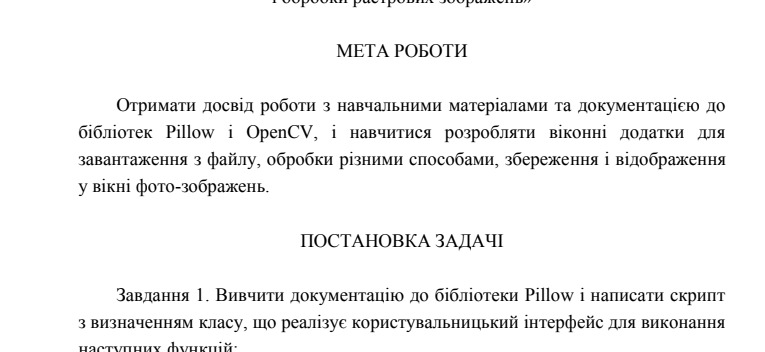
#> input picture пример для кода.jpg, 765 x 352 px; its folder holds only this picture in this run
$ python lab6_task1.py
#> lines starting #> are read from the running program, lines starting #| are printed output that depends on the picture
from tkinter.filedialog import askopenfile, asksaveasfile
from PIL import Image, ImageFilter

def process_image_pil():
    # Открываем файл в бинарном режиме используя диалог tkinter
    f = askopenfile(mode='rb', defaultextension=".jpg",
                    filetypes=(("Image files", "*.jpg"), ("All files", "*.*")))
#> the answer given: пример для кода.jpg
    if f is None:
        print("Error file open")  # Если файл не выбран
        return

    img = Image.open(f)  # Передаем объект файла
#> img is the input picture: PIL image 765x352 L; min 0, max 255, mean 243.2
    print("Original image size:", img.size)  # Получаем размер изображения
#| Original image size: (765, 352)
    print("Original image format:", img.format)  # Выводим формат изображения
#| Original image format: JPEG

    # 1. Поворот на 180 градусов
    img = img.rotate(180, expand=True)
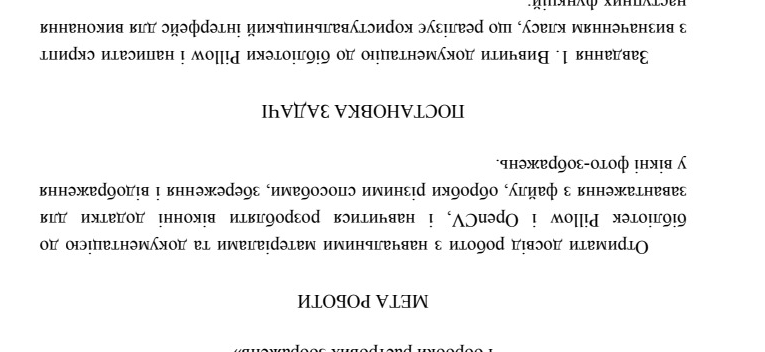
#> img: PIL image 765x352 L; min 0, max 255, mean 243.2

    # 2. Применение фильтра SMOOTH_MORE
    img = img.filter(ImageFilter.SMOOTH_MORE)
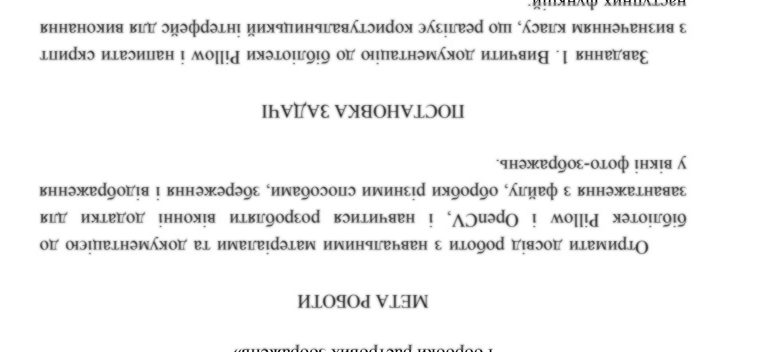
#> img: PIL image 765x352 L; min 0, max 255, mean 243.2

    # 3. Преобразование изображения в 32-битный формат с целыми числами
    img = img.convert("RGBA")
#> img: PIL image 765x352 RGBA

    # 4. Вставка изображения по центру
    img_width, img_height = img.size
#> img_width = 765; img_height = 352
    bg_width = img_width + 20  # Фон больше изображения на 20 пикселей по ширине
#> bg_width = 785
    bg_height = img_height + 20  # Фон больше изображения на 20 пикселей по высоте
#> bg_height = 372

    # Создаем фоновое изображение
    bg_img = Image.new('RGBA', (bg_width, bg_height), (255, 255, 255, 255))
#> bg_img: PIL image 785x372 RGBA; every value is 255

    # Вставляем изображение по центру фона
    position = ((bg_width - img_width) // 2, (bg_height - img_height) // 2)
#> position = (10, 10)
    bg_img.paste(img, position, img)
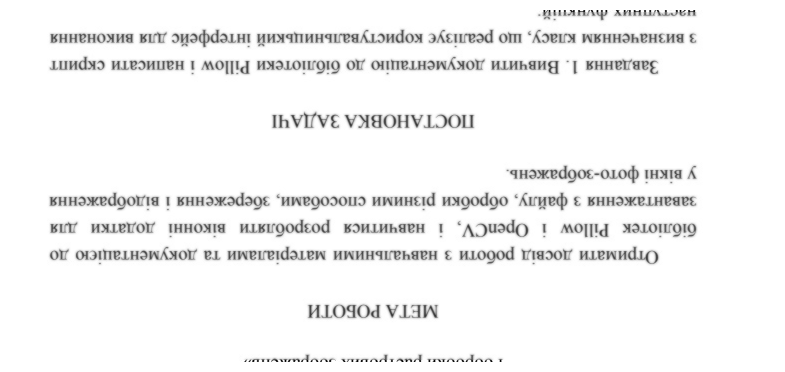
#> bg_img: PIL image 785x372 RGBA; mean R, G, B, A 244.1, 244.1, 244.1, 255

    # Отображаем результирующее изображение
    bg_img.show()

    # Сохраняем результирующее изображение
    save_path = asksaveasfile(defaultextension=".png",
                              filetypes=(("PNG files", "*.png"), ("All files", "*.*")))
    if save_path:
        bg_img.save(save_path)
#> (this line was passed over: tkinter is not available in this run)
        print("Image saved to:", save_path.name)

#> (the run stopped early here; a loop or call above may not have finished)
